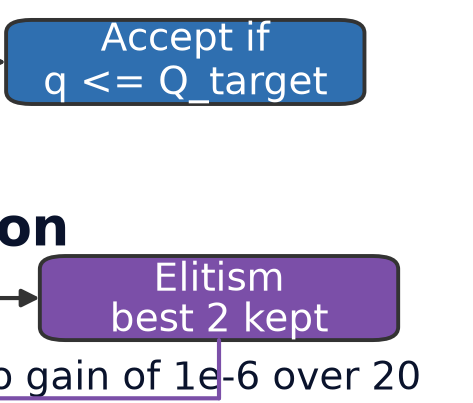
#> input picture Lost+Found/ProgressReport/Week 19/tools/crop_lane.png, 473 x 403 px
$ python -i figure_layout.py   (imports and definitions only)
#> lines starting #> are read from the running program, lines starting #| are printed output that depends on the picture
#!/usr/bin/env python3
# Copyright (c) 2026 Wahyu Suryo Samudro, Institut Teknologi Bandung.
# SPDX-License-Identifier: MIT
"""Fit a picture into a box without distorting it, and compose a tall figure.

WHY THIS EXISTS: a filled frame carries a graphic that was drawn for a page,
not for a slide. The graphic has to be placed inside a fixed glass panel of a
fixed size, and it must keep its own proportions, otherwise a plot of a heat
flux curve would be stretched into a different curve. The arithmetic of that
fit is kept in its own module so it can be reasoned about and tested on its
own, without dragging the slide builder in with it. The same module composes
a tall vertical figure into two halves side by side, because a portrait figure
on a landscape slide has to be read as two columns or it becomes unreadable.

THEORIES:
  1. A picture has one aspect ratio, and a box has one aspect ratio. A
     contain fit picks the largest rectangle with the picture's ratio that
     still lies inside the box.
  2. The fitted rectangle is then placed inside the box, horizontally by the
     caller and vertically centred, because a picture that is centred against
     one that is left aligned reads as a mistake.
  3. The fit is computed from the pixel dimensions of the file, so the result
     depends only on the file and the box, never on the renderer.
  4. A tall figure carries its type at a size that is measured against its
     own width, so a portrait figure shown at the width of a slide panel
     shrinks its type to a few points. Cutting it into two halves and laying
     them side by side doubles the width each half is shown at, and therefore
     doubles the size of its type.
  5. The cut is made at a blank row near the middle, because a cut through a
     box would cut the box in half and hide the stage that is cut.

APPLICATIONS: the filled recall frames of the Week 17 narrative deck place a
thesis figure inside the frosted glass panel of the slide, and the research
workflow flowchart of the thesis is shown as its two halves side by side.

CITATIONS:
  - Pillow 13.0.0 -- https://pillow.readthedocs.io/en/stable/reference/Image.html
  - ECMA-376 Part 1, DrawingML pictures --
    https://ecma-international.org/publications-and-standards/standards/ecma-376/
"""

from __future__ import annotations

import argparse
import sys
from pathlib import Path
from typing import TYPE_CHECKING, cast

from PIL import Image, ImageDraw

from scaffold_logic import ScaffoldError

if TYPE_CHECKING:
    from collections.abc import Sequence

#: The smallest picture dimension that counts as a real picture. A zero or a
#: negative dimension means the file was read wrong, and dividing by it would
#: raise a ZeroDivisionError instead of a clear message.
MINIMUM_PIXEL_DIMENSION = 1
#: The box of a picture fit is left, top, width and height.
BOX_PART_COUNT = 4

#: The number of inches in one foot, used only to keep the geometry in one
#: unit system.
INCHES_PER_FOOT = 12.0

#: The greyscale value below which a pixel counts as ink. The outlines of the
#: thesis flowchart are deep navy, so anything darker than this is a drawn
#: element, while the pale drop shadow of a box stays above it.
INK_GREY_THRESHOLD = 200
#: The fraction of the picture height that is searched for a blank row around
#: the requested split, so the cut can follow the artwork instead of cutting
#: through a box.
SPLIT_SEARCH_FRACTION = 0.08
#: The width of the gap between the two halves of a composed picture, in
#: pixels. It carries the divider rule that tells the reader the left half
#: continues in the right half.
GUTTER_WIDTH_PX = 80
#: The width of the divider rule in the gutter, in pixels.
DIVIDER_WIDTH_PX = 4
#: The colour of the divider rule.
DIVIDER_COLOUR = (176, 189, 200)
#: The colour the composed picture is filled with before the halves are
#: pasted onto it.
BACKGROUND_COLOUR = (255, 255, 255)
#: The ratio at which a tall picture is cut when no other ratio is asked for.
DEFAULT_SPLIT_RATIO = 0.5
#: The box the fit probe reports, in inches: the picture area of a figure
#: panel of the deck.
PROBE_BOX = (0.0, 0.0, 6.0633333, 3.66)


# [89 lines left out: functions picture_size_inches, fit_picture_in_box, not called in this run]


def _row_ink_counts(image: Image.Image) -> list[int]:
    """Count, for every row of a picture, how many pixels carry ink.

    WHY: the cut of a tall figure has to fall where the artwork is thinnest,
    so the amount of drawing in a row is what tells a gap between two stages
    from the stage itself. A box is a long horizontal rule and counts in the
    hundreds, while the gap between two boxes carries only the thin connector
    line and counts in the tens.

    Args:
        image: The picture to scan.

    Returns:
        The number of ink pixels of every row of the picture.
    """
    grey = image.convert("L")
    width_px, height_px = grey.size
    data = grey.tobytes()
    counts: list[int] = []
    for row in range(height_px):
        start = row * width_px
        chunk = data[start : start + width_px]
        counts.append(sum(1 for value in chunk if value < INK_GREY_THRESHOLD))
    return counts


# [87 lines left out: functions _distance_to_target, _find_split_row, _trim_to_ink, not called in this run]


def compose_halves_side_by_side(
    source: Path, output: Path, ratio: float = DEFAULT_SPLIT_RATIO,
) -> tuple[int, int]:
    """Cut a tall picture in half and lay the two halves side by side.

    WHY: the research workflow flowchart of the thesis is 1760 by 3600 pixels
    and its labels are about eight points at the size the thesis prints them.
    Shown whole on a slide the labels fall to about two points and the
    figure cannot be read at all. Cut in half and laid side by side, each half
    is shown at twice the width and its labels stay legible, and the two
    halves are still one picture, so the slide builder stays unchanged.

    Args:
        source: The tall picture to cut.
        output: The composed picture to write.
        ratio: Where the cut falls, as a fraction of the height.

    Returns:
        The width and the height of the composed picture in pixels.

    Raises:
        ScaffoldError: When the source cannot be read or carries no gap near
            the requested ratio.
    """
#> called with source = 'tools/crop_lane.png', output = 'out.png', ratio = 0.5
    try:
        with Image.open(source) as image:
#> image is the input picture: PIL image 473x403 RGBA; mean R, G, B, A 196.6, 199.1, 220.5, 255
            picture = image.convert("RGB")
    except OSError as exc:
        failure_reason = f"cannot read the picture {source}: {exc}"
        raise ScaffoldError(failure_reason) from exc
    width_px, height_px = picture.size
#> width_px = 473; height_px = 403
    counts = _row_ink_counts(picture)
#> in _row_ink_counts, `grey = image.convert("L")`:
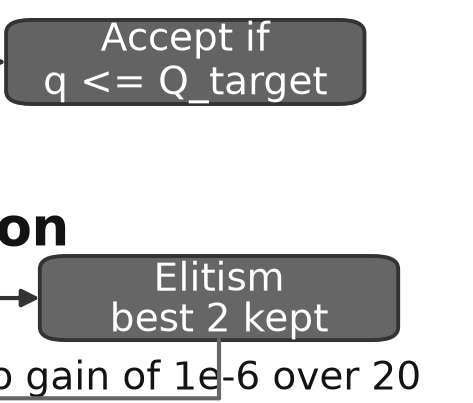
#> grey: PIL image 473x403 L; min 19, max 255, mean 200.7
#> after the loop in _row_ink_counts, `for row in range(height_px):`: counts = 403 values, max 400 at index 297, min 0 at index 0, mean 158.8
#> (the run stopped early here; a loop or call above may not have finished)
